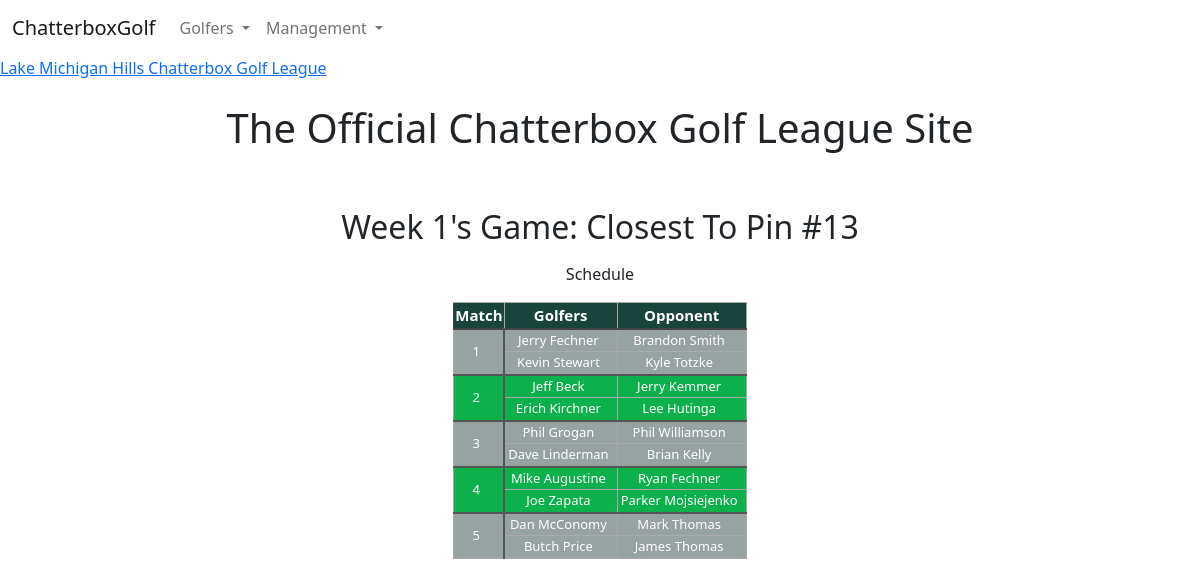
The page / on the database its author committed.
### main/models.py (models this page shows, shortened)
class Week(models.Model):
    season = models.ForeignKey(Season, on_delete=models.CASCADE)
    date = models.DateTimeField(default=timezone.now)
    rained_out = models.BooleanField()
    number = models.IntegerField()
    is_front = models.BooleanField()
    num_scores = models.IntegerField()
    def __str__(self):
        if self.rained_out:
            return f'{self.date.strftime("%Y-%m-%d")} (Week {self.number}) - Rained Out'
        else:
            return f'{self.date.strftime("%Y-%m-%d")} (Week {self.number})'

class Game(models.Model):
    name = models.CharField(max_length=80)
    desc = models.TextField(max_length=480)
    week = models.ForeignKey(Week, on_delete=models.CASCADE, null=True)

class Golfer(models.Model):
    name = models.CharField(max_length=40)

### main/views.py (the view)
# urls.py: path('', include('main.urls')),
def main(request):
    season = get_current_season()
    last_week = get_last_week()
    next_week = get_next_week()
    print(f'Season: {season}')
    print(f'Last Week: {last_week}')
    print(f'Next Week: {next_week}')
    if season:
        initialized = True
    else:
        initialized = False
    if initialized:
        if next_week:
            next_game = get_game(next_week)
            next_week_schedule = get_schedule(next_week)
        else:
            next_game = None
            next_week_schedule = None
        if last_week:
            last_game = get_game(last_week)
            is_second_half = last_week.number > 8
            if last_game:
                game_winners = get_game_winners(last_game)
                if game_winners:
                    game_winner_payout = (GameEntry.objects.filter(week=last_week).count() * 2) / len(game_winners)
                else:
                    game_winner_payout = 0
            else:
                game_winners = None
                game_winner_payout = 0
        else:
            last_game = None
            game_winners = None
            game_winner_payout = 0
            is_second_half = False
        lastGameWinner = []
        season_golfers = Golfer.objects.filter(team__season=season)
        context = {
            'initialized': initialized,
            'next_week': next_week,
            'last_week': last_week,
            'next_game': next_game,
            'last_game': last_game,
            'game_winners': game_winners,
            'game_winner_payout': game_winner_payout,
            'next_week_schedule': next_week_schedule,
            'firstHalfStandings': [],
            'secondHalfStandings': [],
            'fullStandings': [],
            'is_second_half': is_second_half,
            'unestablished': [],
            'season_golfers': season_golfers,
        }
    else:
        context = {
            'initialized': initialized,
        }
    return render(request, 'main.html', context)

### main/helper.py (called while the page is built)
def get_game(week):
    if Game.objects.filter(week=week).exists():
        game = Game.objects.get(week=week)
    else:
        game = None
    return game

def get_current_season():
    now = timezone.now()
    if Season.objects.filter(year=now.year).exists():
        season = Season.objects.get(year=now.year)
    else:
        season = None
    return season

def get_last_week():
    print('Getting last week')
    current_season = get_current_season()
    if not current_season:
        return None
    else:
        weeks = Week.objects.filter(season=current_season, date__lt=timezone.now()).order_by('-date')
        for week in weeks:
            if Score.objects.filter(week=week).exists():
                return week
        return None

def get_next_week():
    print('Getting next week')
    current_season = get_current_season()
    if not current_season:
        return None
    else:
        weeks = Week.objects.filter(season=current_season, date__lt=timezone.now() + timedelta(weeks=1)).order_by('-date')
        for week in weeks:
            if Week.objects.filter(season=current_season, date=week.date - timedelta(weeks=1)).exists():
                last_week = Week.objects.get(season=current_season, date=week.date - timedelta(weeks=1))
                if Score.objects.filter(week=last_week).exists():
                    return week
            else:
                return week
        return None

### main/models.py (called while the page is built)
    def __str__(self):
        return f'{self.year}'

### main/templates/main.html (shortened to what this page needs)
{% extends "base.html" %}
{% load static %}
{% block page_content %}
<a class="weatherwidget-io" href="https://forecast7.com/en/42d12n86d45/benton-harbor/?unit=us" data-label_1="Lake Michigan Hills" data-label_2="Chatterbox Golf League" data-theme="original">Lake Michigan Hills Chatterbox Golf League</a>
<div class="container">
  <div class="row text-center p-4">
    <h1>The Official Chatterbox Golf League Site</h1>
  </div>
  <div class="row text-center">
    <br>
  </div>
  {% if initialized %}
    {% if next_game %}
    <div class="row mb-2 text-center">
      <h2 class="text-center mb-2">Week {{ next_week.number }}'s Game: {{ next_game.name }}</h2>
    </div>
    {% endif %}
    {% if next_week_schedule %}
    <div class="row">
        <p class="text-center">Schedule</p>
        <table id="schedule">
          <thead>
            <tr>
              <th>Match</th>
              <th>Golfers</th>
              <th>Opponent</th>
            </tr>
          </thead>
          <tbody>
            {% for matchup in next_week_schedule %}
              <tr>
                <td class="team" rowspan="2">{{ forloop.counter }}</td>
                <td class="name">{{ matchup.high_match.0 }}</td>
                <td class="name">{{ matchup.high_match.1 }}</td>
              </tr>
              <tr>
                <td class="name">{{ matchup.low_match.0 }}</td>
                <td class="name">{{ matchup.low_match.1 }}</td>
              </tr>
            {% endfor %}
          </tbody>
        </table>
    </div>
    {% else %}
      <div>
        <p class="text-center">The schedule is not entered yet.</p>
      </div>
    {% endif %}
  {% else %}
    <div class="row text-center">
      <h2 class="text-center">The Season Has Not Started</h2>
      <p>Check back soon for the start of the season</p>
    </div>
  {% endif %}
</div>
{% endblock %}

### main/templates/base.html (shortened to what this page needs)
{% load static %}
<!doctype html>
<html lang="en">
<head>
  <link href="https://cdn.jsdelivr.net/npm/bootstrap@5.2.3/dist/css/bootstrap.min.css" rel="stylesheet">
  <link rel="stylesheet" href="{% static 'css/main.css' %}">
</head>
<body>
  <nav class="navbar navbar-expand-lg navbar-light bg-body-tertiary">
    <div class="container-fluid">
      <a class="navbar-brand" href="{% url 'main' %}">ChatterboxGolf</a>
      <div class="collapse navbar-collapse" id="navbarSupportedContent">
        <ul class="navbar-nav me-auto mb-2 mb-lg-0">
          <li class="nav-item dropdown">
            <a class="nav-link dropdown-toggle" href="#" role="button" data-bs-toggle="dropdown" aria-expanded="false">
              Golfers
            </a>
          </li>
          <li class="nav-item dropdown">
            <a class="nav-link dropdown-toggle" href="#" role="button" data-bs-toggle="dropdown" aria-expanded="false">
              Management
            </a>
          </li>
      </div>
    </div>
  </nav>
  {% block page_content %}
  {% endblock %}
</body>
</html>

### static/css/main.css (style rules this page uses)
#schedule tr:nth-child(4n+3) { background-color: #0DB14B; border-top: 2px solid #545454; }
#schedule tr:nth-child(4n+4) { background-color: #0DB14B; }
#schedule tr:nth-child(4n+5) { border-top: 2px solid #545454; }
#schedule { text-align: center; width: auto; border: 1px solid #444444; background-color: #97A2A2; border-collapse: collapse; margin-left: auto; margin-right: auto; }
#schedule tr { color: #FFFFFF; }
#schedule td, table th { border: 1px solid #AAAAAA; }
#schedule td.name { padding-left: 3px; padding-right: 8px; }
#schedule td.team { padding-left: 3px; padding-right: 8px; border-right: 2px solid #545454; text-align: center; }
#schedule tbody td { font-size: 13px; }
#schedule thead { background: #18453B; border-bottom: 2px solid #444444; text-align: center; }
#schedule thead th { font-size: 15px; font-weight: bold; color: #FFFFFF; }
#schedule thead th:first-child { border-left: none; }
#weekscores td, table th { border: 1px solid #AAAAAA; }
#standings td, table th { border: 1px solid #AAAAAA; }

### rows shown on the page
Week: number "1"
Game: name "Closest To Pin #13"
Golfer: high_match.0 "Jerry Fechner"
Golfer: high_match.1 "Brandon Smith"
Golfer: low_match.0 "Kevin Stewart"
Golfer: low_match.1 "Kyle Totzke"
Golfer: high_match.0 "Jeff Beck"
Golfer: high_match.1 "Jerry Kemmer"
Golfer: low_match.0 "Erich Kirchner"
Golfer: low_match.1 "Lee Hutinga"
Golfer: high_match.0 "Phil Grogan"
Golfer: high_match.1 "Phil Williamson"
Golfer: low_match.0 "Dave Linderman"
Golfer: low_match.1 "Brian Kelly"
Golfer: high_match.0 "Mike Augustine"
Golfer: high_match.1 "Ryan Fechner"
Golfer: low_match.0 "Joe Zapata"
Golfer: low_match.1 "Parker Mojsiejenko"
Golfer: high_match.0 "Dan McConomy"
Golfer: high_match.1 "Mark Thomas"
Golfer: low_match.0 "Butch Price"
Golfer: low_match.1 "James Thomas"
